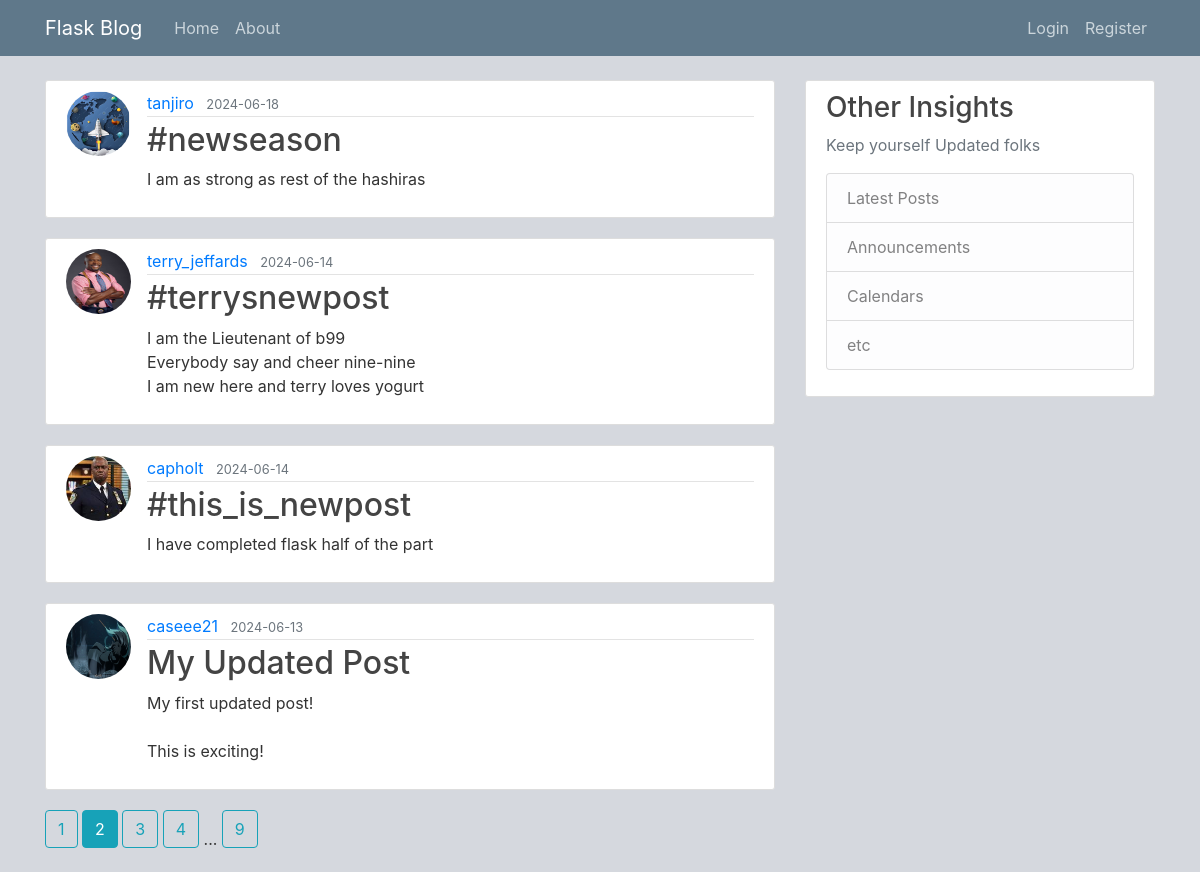
The page /home?page=2 on the database its author committed.
### flaskblog/models.py (models this page shows, shortened)
class Post(db.Model):
    id = db.Column(db.Integer, primary_key=True)
    title = db.Column(db.String(100), nullable=False)
    date_posted = db.Column(db.DateTime, nullable=False, default=datetime.utcnow)
    content = db.Column(db.Text, nullable=False)
    user_id = db.Column(db.Integer, db.ForeignKey('user.id'), nullable=False)

class User(db.Model, UserMixin):
    id = db.Column(db.Integer, primary_key=True)
    username = db.Column(db.String(20), unique=True, nullable=False)
    email = db.Column(db.String(120), unique=True, nullable=False)
    image_file = db.Column(db.String(20), nullable=False, default='default.jpg')
    password = db.Column(db.String(60), nullable=False)
    posts = db.relationship('Post', backref='author', lazy=True)

### flaskblog/main/routes.py (the view)
@main.route("/")
@main.route("/home")
def home():
    page=request.args.get('page', 1, type=int)
    posts= Post.query.order_by(Post.date_posted.desc()).paginate(page=page, per_page=4)
    return render_template('home.html', posts=posts)

### flaskblog/templates/home.html
{% extends "layout.html" %}
{% block content %}
    {% for post in posts.items %}
        <article class="media content-section">
          <img class="rounded-circle article-img" src="{{ url_for('static', filename='pfp/' + post.author.image_file) }}">
          <div class="media-body">
            <div class="article-metadata">
              <a class="mr-2" href="{{url_for('users.user_posts', username = post.author.username)}}"> {{ post.author.username }} </a>
              <small class="text-muted">{{ post.date_posted.strftime('%Y-%m-%d') }}</small>
            </div>
            <h2><a class="article-title" href="{{ url_for('posts.post', post_id=post.id)}}">{{ post.title }}</a></h2>
            <p class="article-content">{{ post.content }}</p>
          </div>
        </article>
    {% endfor %}
    {% for page_num in posts.iter_pages(left_edge=1, right_edge=1, left_current=1, right_current=2) %}
      {% if page_num %}
        {% if posts.page == page_num %}
          <a class="btn btn-info mb-4" href="{{ url_for('main.home', page=page_num) }}">{{ page_num }}</a>
        {% else %}
          <a class="btn btn-outline-info mb-4" href="{{ url_for('main.home', page=page_num) }}">{{ page_num }}</a>
        {% endif %}
      {% else %}
        ...
    {% endif %}
  {% endfor %}
{% endblock content %}

### flaskblog/static/main.css (style rules this page uses)
body { background: #d5d8de; color: #333333; margin-top: 5rem; }
h1, h2, h3, h4, h5, h6 { color: #444444; }
.content-section { background: #ffffff; padding: 10px 20px; border: 1px solid #dddddd; border-radius: 3px; margin-bottom: 20px; }
.article-title { color: #444444; }
.article-content { white-space: pre-line; }
.article-img { height: 65px; width: 65px; margin-right: 16px; }
.article-metadata { padding-bottom: 1px; margin-bottom: 4px; border-bottom: 1px solid #e3e3e3 }

### rows shown on the page
Post: image_file (picture), author.username "tanjiro", date_posted "2024-06-18", title "#newseason", content "I am as strong as rest of the hashiras"
Post: image_file (picture), author.username "terry_jeffards", date_posted "2024-06-14", title "#terrysnewpost", content "I am the Lieutenant of b99 Everybody say and cheer nine-nine I am new here and terry loves yogurt"
Post: image_file (picture), author.username "capholt", date_posted "2024-06-14", title "#this_is_newpost", content "I have completed flask half of the part"
Post: image_file (placeholder picture), author.username "caseee21", date_posted "2024-06-13", title "My Updated Post", content "My first updated post! This is exciting!"

### other values the page prints
{{ page_num }} "1" "3" "4" "9"
{{ page_num }} "2"
